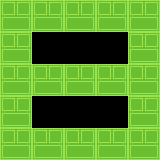

A 2D game scene composited from a Tiled map and its tileset images. What follows is a short description and the map's XML, with every tile layer's data as written:
An orthogonal 5x5 tile map with 32x32 px tiles, 1 tile layer (theLayer).

<map version="1.5" tiledversion="1.7.2" orientation="orthogonal" renderorder="right-down" width="5" height="5" tilewidth="32" tileheight="32" infinite="0" nextlayerid="2" nextobjectid="1">
 <tileset firstgid="1" source="test_tileset.tsx" />
 <layer id="1" name="theLayer" width="5" height="5">
  <data encoding="csv">
1,1,1,1,1,
1,0,0,0,1,
1,1,1,1,1,
1,0,0,0,1,
1,1,1,1,1
</data>
 </layer>
</map>